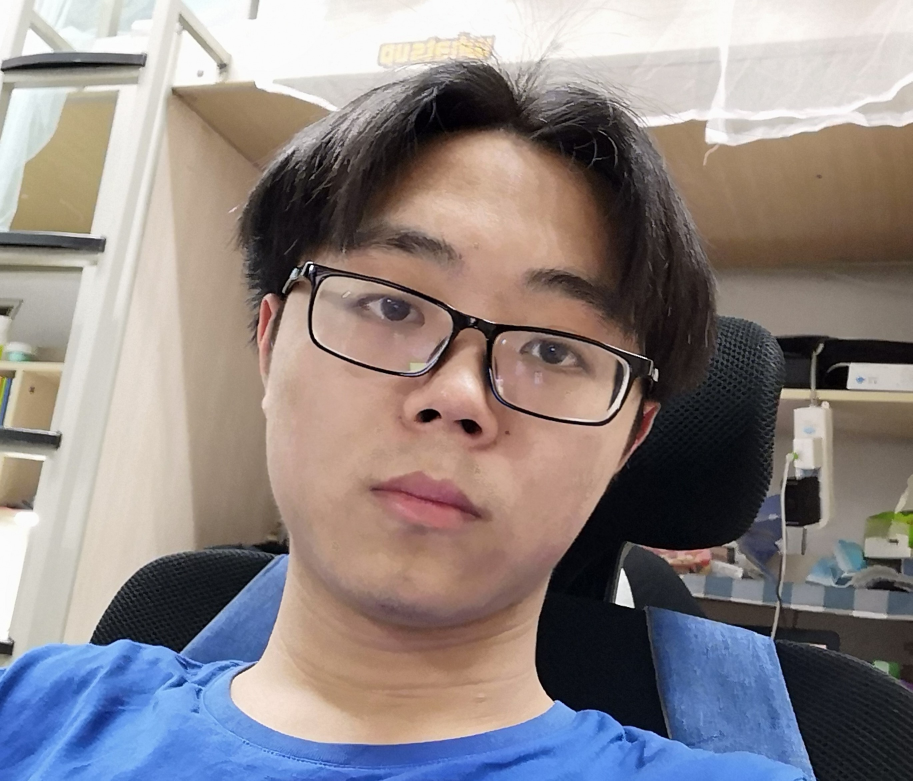
#> input picture face/face_train/a1/000112_1.jpg, 2737 x 2342 px (shown at 1/3 size)
$ python face_train.py
#> lines starting #> are read from the running program, lines starting #| are printed output that depends on the picture
'''
    1,进行人脸模型训练,准备好训练集图片
    2,训练集第一个文件夹随便存放图片,不做目标训练,将目标人物训练集只要不放在第一个文件夹即可,
    因为：第几个文件夹,它所产生的lable便是多少，但当预测为无时，仍返回0，所以对结果有影响
    3，将训练好的模型存放
'''
import os
import sys
import cv2
import numpy as np


def normalize(X, low, high, dtype=None):
    """将X中的给定数组调整为介于高低之间的值"""
    X = np.asarray(X)
    minX, maxX = np.min(X), np.max(X)
    # 归一化0到1.
    X = X - float(minX)
    X = X / float((maxX - minX))
    # 规划到最低到最高之间.
    X = X * (high-low)
    X = X + low
    if dtype is None:
        return np.asarray(X)
    return np.asarray(X, dtype=dtype)
def read_images(path, sz=None):
#> called with path = './face_train/'
    c = 0
    X,y = [], []
    for dirname, dirnames, filenames in os.walk(path):
        for subdirname in dirnames:
            subject_path = os.path.join(dirname, subdirname)
            print(subject_path)
            #os.listdir() 方法用于返回指定的文件夹包含的文件或文件夹的名字的列表
            for filename in os.listdir(subject_path):
                try:
                    #合并目录，filepath指的就是\OPENCV\pycv-master\data\at\cy这样完整的路径
                    filepath = os.path.join(subject_path, filename)
                    #im是图像文件
                    im = cv2.imread(os.path.join(subject_path, filename), cv2.IMREAD_GRAYSCALE)
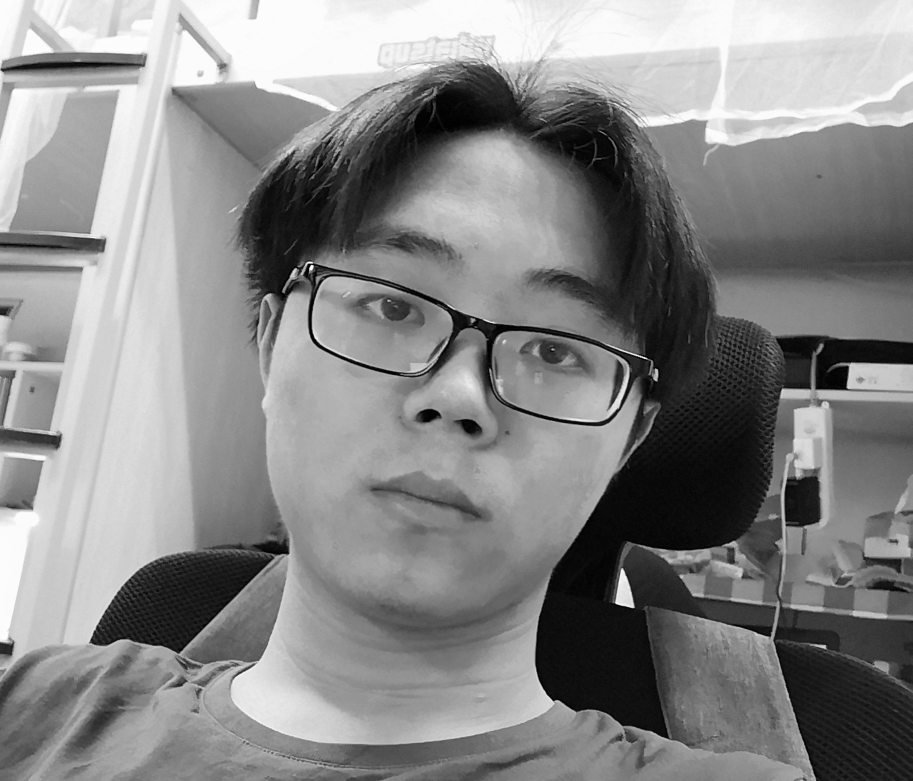
#> im: shape (2342, 2737) (shown at 1/3 size); min 0, max 255, mean 135.2
                    im = cv2.resize(im,(133,133))   #设置大小，根据实际情况设定
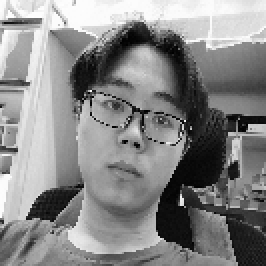
#> im: shape (133, 133) (shown 2 times larger); min 0, max 255, mean 135
                    if (im is None):
                        print ("image " + filepath + " is none" )
                    # resize to given size (if given)
                    if (sz is not None):
                        im = cv2.resize(im, sz)
                        #用一个im副本代替指向X
                    X.append(np.asarray(im, dtype=np.uint8))
                    y.append(c)
                except IOError as e:
                    print("I/O error({0}): {1}").format(e.errno, e.strerror)
                except:
                    print("Unexpected error:"), sys.exc_info()[0]
                    raise
            c = c+1
    return [X,y]

if __name__ == "__main__":
    out_dir = None
    [X,y] = read_images('./face_train/')
    #print(y)
    #y看有几个组
    y = np.asarray(y, dtype=np.int32)
    # out_dir = './'
    '''
    文件夹a0不具备预测数据提供
    cv2中face子模块目前支持的算法有:
        （1）主成分分析（PCA）——Eigenfaces（特征脸）——函数：cv2.face.EigenFaceRecognizer_create()
PCA：低维子空间是使用主元分析找到的，找具有最大方差的哪个轴。
缺点：若变化基于外部（光照），最大方差轴不一定包括鉴别信息，不能实行分类。
        （2）线性判别分析（LDA）——Fisherfaces（特征脸）——函数： ：cv2.face.FisherFaceRecognizer_create()
LDA:线性鉴别的特定类投影方法，目标：实现类内方差最小，类间方差最大。
        （3）局部二值模式（LBP）——LocalBinary Patterns Histograms——函数：cv2.face.LBPHFaceRecognizer_create()
    '''
    model = cv2.face.LBPHFaceRecognizer_create()
    #人脸识别器
    # print(np.shape(X))
    # 进行训练
    model.train(np.asarray(X), np.asarray(y))
    # 保存模型
    model.save("./model/face_model_trained.xml")
